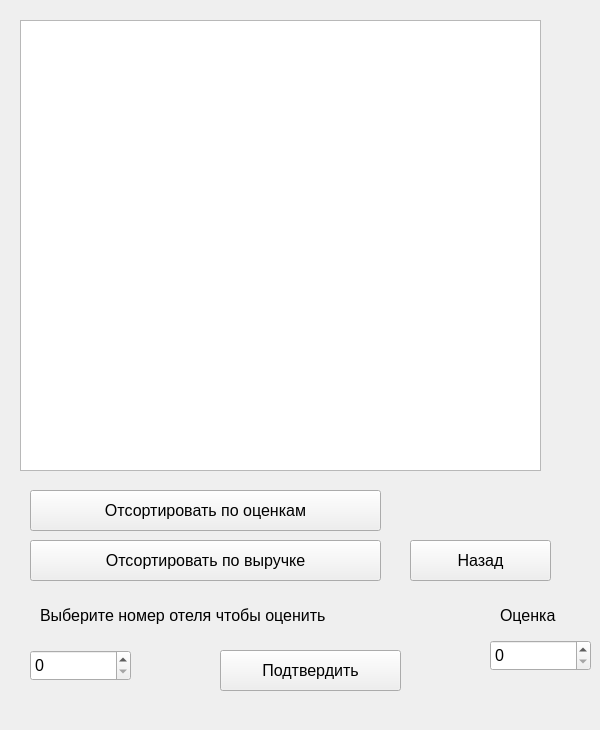
<?xml version="1.0" encoding="UTF-8"?>
<ui version="4.0">
 <class>LookUserHotelForm</class>
 <widget class="QWidget" name="LookUserHotelForm">
  <property name="geometry">
   <rect>
    <x>0</x>
    <y>0</y>
    <width>600</width>
    <height>730</height>
   </rect>
  </property>
  <property name="windowTitle">
   <string>Form</string>
  </property>
  <widget class="QPushButton" name="sortMark">
   <property name="geometry">
    <rect>
     <x>30</x>
     <y>490</y>
     <width>351</width>
     <height>41</height>
    </rect>
   </property>
   <property name="font">
    <font>
     <pointsize>12</pointsize>
    </font>
   </property>
   <property name="text">
    <string>Отсортировать по оценкам</string>
   </property>
  </widget>
  <widget class="QPushButton" name="back">
   <property name="geometry">
    <rect>
     <x>410</x>
     <y>540</y>
     <width>141</width>
     <height>41</height>
    </rect>
   </property>
   <property name="font">
    <font>
     <pointsize>12</pointsize>
    </font>
   </property>
   <property name="text">
    <string>Назад</string>
   </property>
  </widget>
  <widget class="QTableWidget" name="tableWidget">
   <property name="geometry">
    <rect>
     <x>20</x>
     <y>20</y>
     <width>521</width>
     <height>451</height>
    </rect>
   </property>
  </widget>
  <widget class="QPushButton" name="sortMoney">
   <property name="geometry">
    <rect>
     <x>30</x>
     <y>540</y>
     <width>351</width>
     <height>41</height>
    </rect>
   </property>
   <property name="font">
    <font>
     <pointsize>12</pointsize>
    </font>
   </property>
   <property name="text">
    <string>Отсортировать по выручке</string>
   </property>
  </widget>
  <widget class="QSpinBox" name="spinBox_2">
   <property name="geometry">
    <rect>
     <x>490</x>
     <y>640</y>
     <width>101</width>
     <height>31</height>
    </rect>
   </property>
   <property name="font">
    <font>
     <pointsize>12</pointsize>
    </font>
   </property>
  </widget>
  <widget class="QPushButton" name="delete_2">
   <property name="geometry">
    <rect>
     <x>220</x>
     <y>650</y>
     <width>181</width>
     <height>41</height>
    </rect>
   </property>
   <property name="font">
    <font>
     <pointsize>12</pointsize>
    </font>
   </property>
   <property name="text">
    <string>Подтвердить</string>
   </property>
  </widget>
  <widget class="QLabel" name="label_2">
   <property name="geometry">
    <rect>
     <x>40</x>
     <y>590</y>
     <width>401</width>
     <height>51</height>
    </rect>
   </property>
   <property name="font">
    <font>
     <pointsize>12</pointsize>
    </font>
   </property>
   <property name="text">
    <string>Выберите номер отеля чтобы оценить</string>
   </property>
  </widget>
  <widget class="QSpinBox" name="spinBox">
   <property name="geometry">
    <rect>
     <x>30</x>
     <y>650</y>
     <width>101</width>
     <height>31</height>
    </rect>
   </property>
   <property name="font">
    <font>
     <pointsize>12</pointsize>
    </font>
   </property>
  </widget>
  <widget class="QLabel" name="label_3">
   <property name="geometry">
    <rect>
     <x>500</x>
     <y>590</y>
     <width>101</width>
     <height>51</height>
    </rect>
   </property>
   <property name="font">
    <font>
     <pointsize>12</pointsize>
    </font>
   </property>
   <property name="text">
    <string>Оценка</string>
   </property>
  </widget>
 </widget>
 <resources/>
 <connections/>
</ui>
